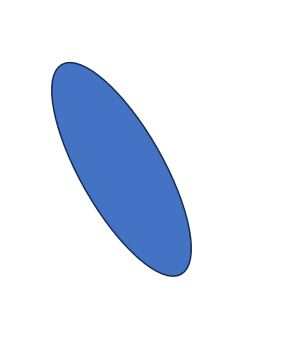
%> input picture ellipse4.JPG, 288 x 362 px
$ octave testellipse.m   (GNU Octave 9; MATLAB toolbox functions it lacks are replaced by stand-ins)
%> lines starting %> are read from the running program, lines starting %| are printed output that depends on the picture
close all
clear all

addpath('D:\code2018\ellipseDetection')
addpath('D:\code2018\frangi_filter_version2a')

%% read
img= imread('ellipse4.JPG');
%> img is the input picture: size 362x288x3 uint8; mean R, G, B 225.7, 232.7, 244.9
img=rgb2gray(img);
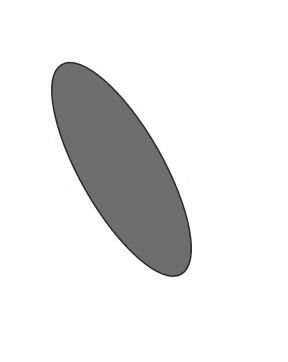
%> img: size 362x288 uint8; min 24, max 255, mean 232
%add noise

imgNoised = imnoise(img,'salt & pepper', 0.02);
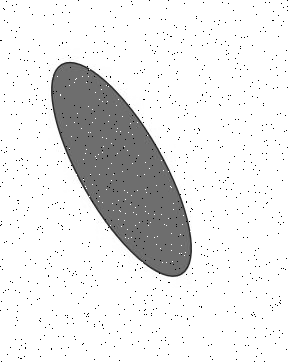
%> imgNoised: size 362x288 uint8; min 0, max 255, mean 229.9

figure
imshow(imgNoised);title('org image +SaltPepper')

%filter
img = medfilt2(imgNoised);
figure
imshow(img);title('filtered median')

%% frangi

%> (the run ends here)
